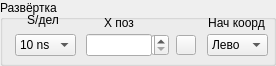
   <widget class="QGroupBox" name="groupBox_9">
    <property name="geometry">
     <rect>
      <x>576</x>
      <y>231</y>
      <width>276</width>
      <height>66</height>
     </rect>
    </property>
    <property name="title">
     <string>Развёртка</string>
    </property>
    <widget class="QLabel" name="label_6">
     <property name="geometry">
      <rect>
       <x>206</x>
       <y>13</y>
       <width>61</width>
       <height>20</height>
      </rect>
     </property>
     <property name="text">
      <string>Нач коорд</string>
     </property>
     <property name="alignment">
      <set>Qt::AlignCenter</set>
     </property>
    </widget>
    <widget class="QComboBox" name="cbTPos">
     <property name="geometry">
      <rect>
       <x>207</x>
       <y>34</y>
       <width>61</width>
       <height>22</height>
      </rect>
     </property>
     <item>
      <property name="text">
       <string>Лево</string>
      </property>
     </item>
     <item>
      <property name="text">
       <string>Центр</string>
      </property>
     </item>
     <item>
      <property name="text">
       <string>Право</string>
      </property>
     </item>
    </widget>
    <widget class="QPushButton" name="pbResetTShift">
     <property name="geometry">
      <rect>
       <x>176</x>
       <y>35</y>
       <width>20</width>
       <height>20</height>
      </rect>
     </property>
     <property name="minimumSize">
      <size>
       <width>20</width>
       <height>20</height>
      </size>
     </property>
     <property name="maximumSize">
      <size>
       <width>20</width>
       <height>20</height>
      </size>
     </property>
     <property name="text">
      <string/>
     </property>
     <property name="icon">
      <iconset resource="resources/resources.qrc">
       <normaloff>:/Images/null.bmp</normaloff>:/Images/null.bmp</iconset>
     </property>
    </widget>
    <widget class="QSpinBox" name="sbTShift">
     <property name="geometry">
      <rect>
       <x>151</x>
       <y>34</y>
       <width>18</width>
       <height>22</height>
      </rect>
     </property>
     <property name="minimumSize">
      <size>
       <width>18</width>
       <height>22</height>
      </size>
     </property>
     <property name="maximumSize">
      <size>
       <width>18</width>
       <height>22</height>
      </size>
     </property>
     <property name="mouseTracking">
      <bool>true</bool>
     </property>
     <property name="frame">
      <bool>true</bool>
     </property>
     <property name="buttonSymbols">
      <enum>QAbstractSpinBox::UpDownArrows</enum>
     </property>
    </widget>
    <widget class="QLabel" name="label_5">
     <property name="geometry">
      <rect>
       <x>86</x>
       <y>15</y>
       <width>66</width>
       <height>16</height>
      </rect>
     </property>
     <property name="text">
      <string>X поз</string>
     </property>
     <property name="alignment">
      <set>Qt::AlignCenter</set>
     </property>
    </widget>
    <widget class="QLineEdit" name="leTShiftAbs">
     <property name="geometry">
      <rect>
       <x>86</x>
       <y>34</y>
       <width>66</width>
       <height>22</height>
      </rect>
     </property>
     <property name="minimumSize">
      <size>
       <width>66</width>
       <height>22</height>
      </size>
     </property>
     <property name="maximumSize">
      <size>
       <width>66</width>
       <height>22</height>
      </size>
     </property>
     <property name="focusPolicy">
      <enum>Qt::ClickFocus</enum>
     </property>
    </widget>
    <widget class="QLabel" name="label_4">
     <property name="geometry">
      <rect>
       <x>20</x>
       <y>10</y>
       <width>46</width>
       <height>20</height>
      </rect>
     </property>
     <property name="text">
      <string>S/дел</string>
     </property>
     <property name="alignment">
      <set>Qt::AlignCenter</set>
     </property>
    </widget>
    <widget class="QComboBox" name="cbTBase">
     <property name="geometry">
      <rect>
       <x>15</x>
       <y>34</y>
       <width>61</width>
       <height>22</height>
      </rect>
     </property>
     <property name="maxVisibleItems">
      <number>33</number>
     </property>
     <item>
      <property name="text">
       <string>10 ns</string>
      </property>
     </item>
     <item>
      <property name="text">
       <string>20 ns</string>
      </property>
     </item>
     <item>
      <property name="text">
       <string>50 ns</string>
      </property>
     </item>
     <item>
      <property name="text">
       <string>100 ns</string>
      </property>
     </item>
     <item>
      <property name="text">
       <string>200 ns</string>
      </property>
     </item>
     <item>
      <property name="text">
       <string>500 ns</string>
      </property>
     </item>
     <item>
      <property name="text">
       <string>1 us</string>
      </property>
     </item>
     <item>
      <property name="text">
       <string>2 us</string>
      </property>
     </item>
     <item>
      <property name="text">
       <string>5 us</string>
      </property>
     </item>
     <item>
      <property name="text">
       <string>10 us</string>
      </property>
     </item>
     <item>
      <property name="text">
       <string>20 us</string>
      </property>
     </item>
     <item>
      <property name="text">
       <string>50 us</string>
      </property>
     </item>
     <item>
      <property name="text">
       <string>100 us</string>
      </property>
     </item>
     <item>
      <property name="text">
       <string>200 us</string>
      </property>
     </item>
     <item>
      <property name="text">
       <string>500 us</string>
      </property>
     </item>
     <item>
      <property name="text">
       <string>1 ms</string>
      </property>
     </item>
     <item>
      <property name="text">
       <string>2 ms</string>
      </property>
     </item>
     <item>
      <property name="text">
       <string>5 ms</string>
      </property>
     </item>
     <item>
      <property name="text">
       <string>10 ms</string>
      </property>
     </item>
     <item>
      <property name="text">
       <string>20 ms</string>
      </property>
     </item>
     <item>
      <property name="text">
       <string>50 ms</string>
      </property>
     </item>
     <item>
      <property name="text">
       <string>100 ms</string>
      </property>
     </item>
     <item>
      <property name="text">
       <string>200 ms</string>
      </property>
     </item>
     <item>
      <property name="text">
       <string>500 ms</string>
      </property>
     </item>
     <item>
      <property name="text">
       <string>1 s</string>
      </property>
     </item>
     <item>
      <property name="text">
       <string>2 s</string>
      </property>
     </item>
    </widget>
   </widget>
